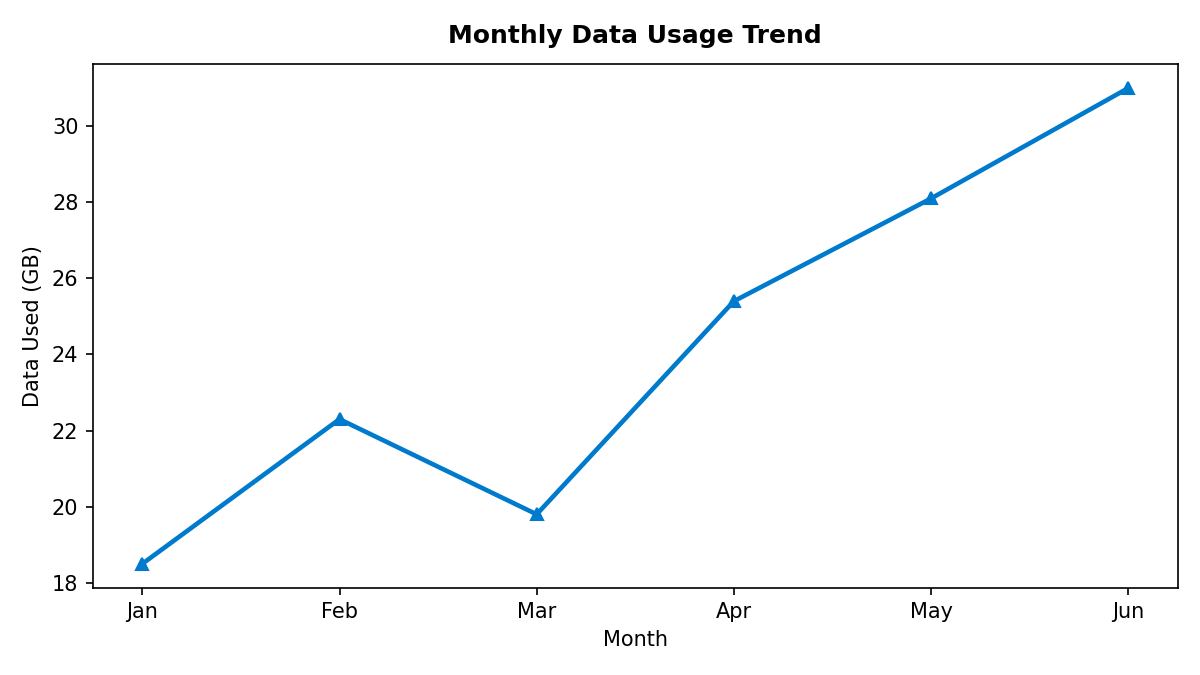

This figure's Python source:

import matplotlib
matplotlib.use('Agg')
import matplotlib.pyplot as plt

months = ['Jan', 'Feb', 'Mar', 'Apr', 'May', 'Jun']
data_used_gb = [18.5, 22.3, 19.8, 25.4, 28.1, 31.0]

plt.figure(figsize=(8, 4.5))
plt.plot(months, data_used_gb, color='#007ACC', linewidth=2.2, marker='^', markersize=6)

# Explicitly using required plt functions
plt.title('Monthly Data Usage Trend', fontsize=12, fontweight='bold', pad=10)
plt.xlabel('Month', fontsize=10)
plt.ylabel('Data Used (GB)', fontsize=10)

plt.tight_layout()
plt.savefig('session2_task4_data_usage.png', dpi=150)
plt.close()

print("session2_task4_data_usage.py executed successfully. Chart saved as session2_task4_data_usage.png (150 DPI).")
